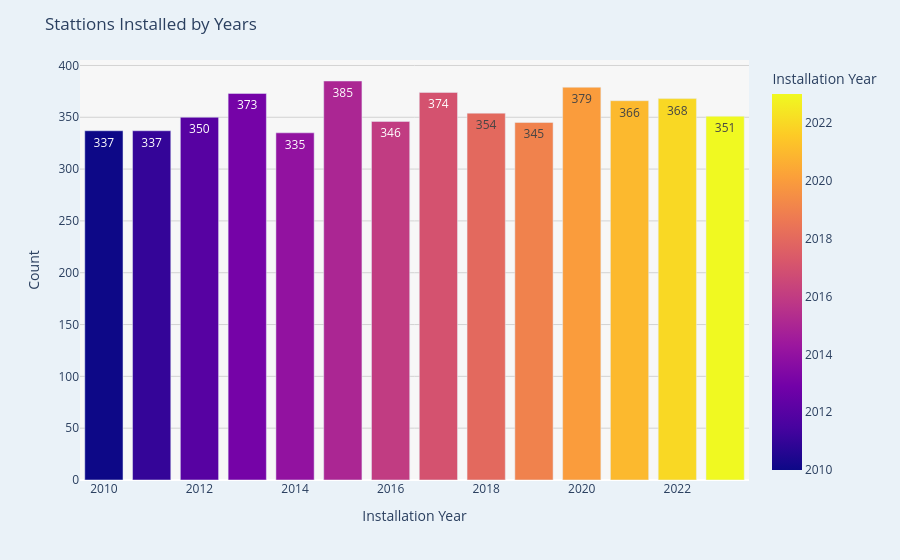

The notebook cell this image was saved under:
### Code cell
counts = df['Installation Year'].value_counts().reset_index()
counts.columns = ["Installation Year", "Count"]

# Plotly bar chart
fig = px.bar(
    counts,
    x="Installation Year",
    y="Count",
    text="Count",
    color="Installation Year",   # different color per category
    color_discrete_sequence=px.colors.qualitative.Set2
)

# Layout customizations
fig.update_layout(
    title="Stattions Installed by Years",
    xaxis_title="Installation Year",
    yaxis_title="Count",
    xaxis_tickangle=0,
    showlegend=False,   # legend not needed since x labels already show operator
    plot_bgcolor="#f7f7f7",   # background inside plotting area
    paper_bgcolor="#eaf2f8",  # outer background
)

# Customize grid colors
fig.update_xaxes(showgrid=False)
fig.update_yaxes(showgrid=True, gridcolor="lightgray")

fig.show()

### Figure 1 — Plotly figure (JSON) as saved in the notebook; plotly's stock layout.template omitted (floating-point values rounded to 4 significant figures)
{"data": [{"alignmentgroup": "True", "hovertemplate": "Installation Year=%{marker.color}<br>Count=%{text}<extra></extra>", "legendgroup": "", "marker": {"color": [2015, 2020, 2017, 2013, 2022, 2021, 2018, 2023, 2012, 2016, 2019, 2010, 2011, 2014], "coloraxis": "coloraxis", "pattern": {"shape": ""}}, "name": "", "offsetgroup": "", "orientation": "v", "showlegend": false, "text": [385, 379, 374, 373, 368, 366, 354, 351, 350, 346, 345, 337, 337, 335], "textposition": "auto", "type": "bar", "x": [2015, 2020, 2017, 2013, 2022, 2021, 2018, 2023, 2012, 2016, 2019, 2010, 2011, 2014], "xaxis": "x", "y": [385, 379, 374, 373, 368, 366, 354, 351, 350, 346, 345, 337, 337, 335], "yaxis": "y"}], "layout": {"autosize": true, "barmode": "relative", "coloraxis": {"colorbar": {"title": {"text": "Installation Year"}}, "colorscale": [[0, "#0d0887"], [0.1111, "#46039f"], [0.2222, "#7201a8"], [0.3333, "#9c179e"], [0.4444, "#bd3786"], [0.5556, "#d8576b"], [0.6667, "#ed7953"], [0.7778, "#fb9f3a"], [0.8889, "#fdca26"], [1, "#f0f921"]]}, "legend": {"tracegroupgap": 0}, "margin": {"t": 60}, "paper_bgcolor": "#eaf2f8", "plot_bgcolor": "#f7f7f7", "showlegend": false, "title": {"text": "Stattions Installed by Years"}, "xaxis": {"anchor": "y", "autorange": true, "domain": [0, 1], "range": [2010.0, 2024.0], "showgrid": false, "tickangle": 0, "title": {"text": "Installation Year"}, "type": "linear"}, "yaxis": {"anchor": "x", "autorange": true, "domain": [0, 1], "gridcolor": "lightgray", "range": [0, 405.3], "showgrid": true, "title": {"text": "Count"}, "type": "linear"}}}
